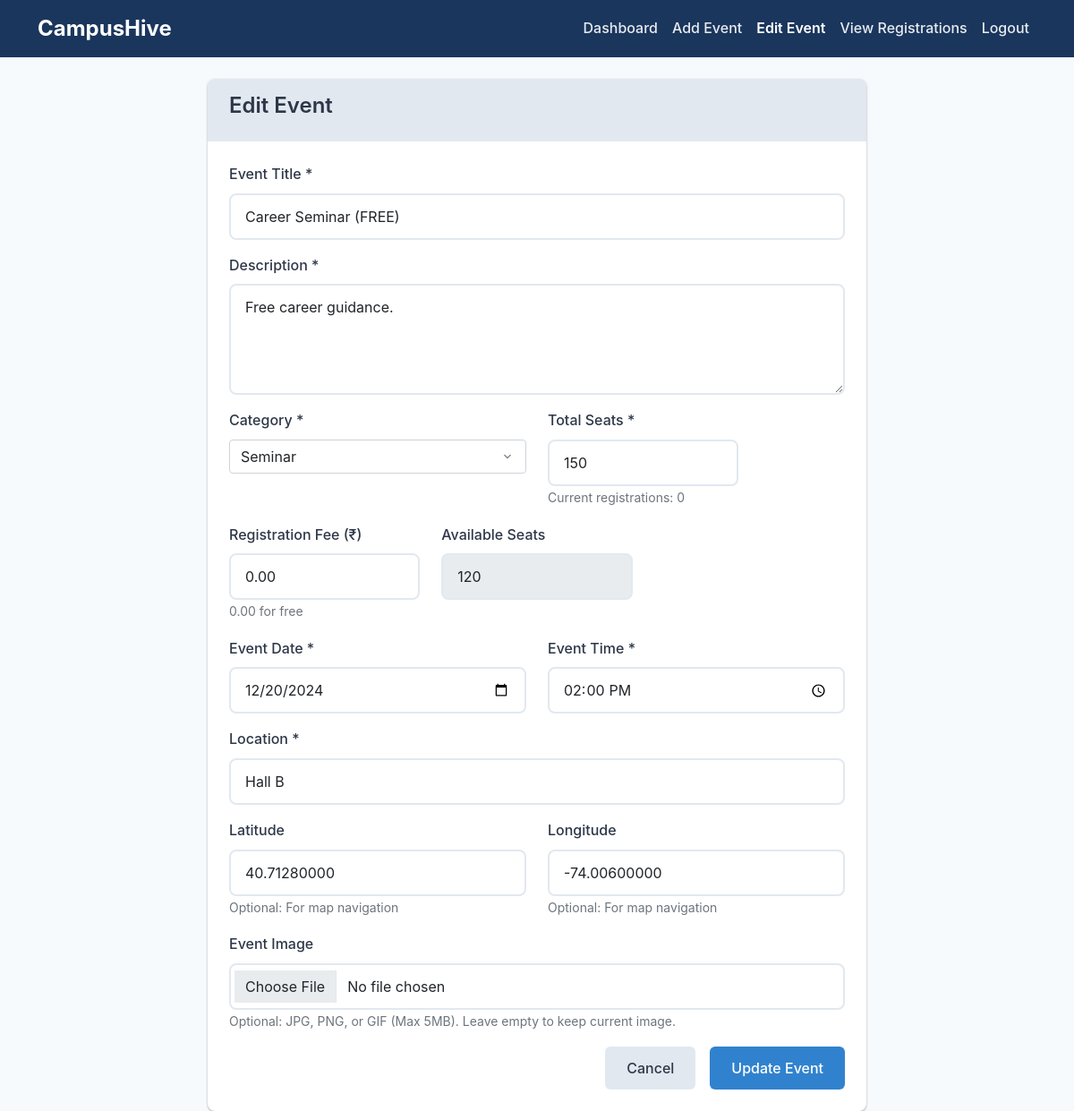
/edit_event.php?id=2 (signed in), run on the app's committed database.
### tables this page shows
CREATE TABLE events (
    event_id INT PRIMARY KEY AUTO_INCREMENT,
    college_id INT NOT NULL,
    title VARCHAR(200) NOT NULL,
    description TEXT,
    category VARCHAR(50),
    event_date DATE NOT NULL,
    event_time TIME NOT NULL,
    location VARCHAR(200),
    latitude DECIMAL(10, 8),
    longitude DECIMAL(11, 8),
    total_seats INT NOT NULL,
    available_seats INT NOT NULL,
    image VARCHAR(255),
    registration_fee DECIMAL(10,2) DEFAULT 0.00,
    status ENUM('upcoming', 'ongoing', 'expired', 'draft') DEFAULT 'upcoming',
    is_draft TINYINT(1) DEFAULT 0,
    created_at TIMESTAMP DEFAULT CURRENT_TIMESTAMP,
    FOREIGN KEY (college_id) REFERENCES colleges(college_id) ON DELETE CASCADE
);

### edit_event.php (the view, shortened to what this page needs)
<?php
$event_id = isset($_GET['id']) ? (int)$_GET['id'] : 0;
$db = new Database();
$conn = $db->getConnection();
$stmt = $conn->prepare("SELECT * FROM events WHERE event_id = ? AND college_id = ?");
$stmt->execute([$event_id, $_SESSION['user_id']]);
$event = $stmt->fetch();
?>
<!DOCTYPE html>
<html lang="en">
<head>
    <link href="https://cdn.jsdelivr.net/npm/bootstrap@5.1.3/dist/css/bootstrap.min.css" rel="stylesheet">
    <link rel="stylesheet" href="../assets/css/style.css">
</head>
<body>
    <nav class="navbar navbar-expand-lg navbar-dark bg-primary">
        <div class="container">
            <a class="navbar-brand" href="../index.php">CampusHive</a>
            <div class="collapse navbar-collapse" id="navbarNav">
                <ul class="navbar-nav ms-auto">
                    <li class="nav-item">
                        <a class="nav-link" href="dashboard.php">Dashboard</a>
                    </li>
                    <li class="nav-item">
                        <a class="nav-link" href="add_event.php">Add Event</a>
                    </li>
                    <li class="nav-item">
                        <a class="nav-link active" href="edit_event.php?id=<?php echo $event_id; ?>">Edit Event</a>
                    </li>
                    <li class="nav-item">
                        <a class="nav-link" href="view_registrations.php">View Registrations</a>
                    </li>
                    <li class="nav-item">
                        <a class="nav-link" href="../auth/logout.php">Logout</a>
                    </li>
                </ul>
            </div>
        </div>
    </nav>
    <div class="container mt-4">
        <div class="row">
            <div class="col-md-8 mx-auto">
                <div class="card">
                    <div class="card-header">
                        <h3>Edit Event</h3>
                    </div>
                    <div class="card-body">
                        <form method="POST" enctype="multipart/form-data">
                            <div class="mb-3">
                                <label for="title" class="form-label">Event Title *</label>
                                <input type="text" class="form-control" id="title" name="title" value="<?php echo htmlspecialchars($event['title']); ?>" required>
                            </div>
                            <div class="mb-3">
                                <label for="description" class="form-label">Description *</label>
                                <textarea class="form-control" id="description" name="description" rows="4" required><?php echo htmlspecialchars($event['description']); ?></textarea>
                            </div>
                            <div class="row">
                                <div class="col-md-6 mb-3">
                                    <label for="category" class="form-label">Category *</label>
                                    <select class="form-select" id="category" name="category" required>
                                        <option value="Seminar" <?php echo $event['category'] == 'Seminar' ? 'selected' : ''; ?>>Seminar</option>
                                    </select>
                                </div>
                                <div class="col-md-4 mb-3">
                                    <label for="total_seats" class="form-label">Total Seats *</label>
                                    <input type="number" class="form-control" id="total_seats" name="total_seats" min="1" value="<?php echo $event['total_seats']; ?>" required>
                                    <small class="form-text text-muted">Current registrations: <?php
                                        $stmt = $conn->prepare("SELECT COUNT(*) as count FROM registrations WHERE event_id = ?");
                                        $stmt->execute([$event_id]);
                                        echo $stmt->fetch()['count'];
                                    ?></small>
                                </div>
                                <div class="col-md-4 mb-3">
                                    <label for="registration_fee" class="form-label">Registration Fee (₹)</label>
                                    <input type="number" step="0.01" class="form-control" id="registration_fee" name="registration_fee" min="0" value="<?php echo $event['registration_fee']; ?>" placeholder="0.00">
                                    <small class="form-text text-muted">0.00 for free</small>
                                </div>
                                <div class="col-md-4 mb-3">
                                    <label class="form-label">Available Seats</label>
                                    <input type="number" class="form-control" value="<?php echo $event['available_seats']; ?>" readonly>
                                </div>
                            </div>
                            <div class="row">
                                <div class="col-md-6 mb-3">
                                    <label for="event_date" class="form-label">Event Date *</label>
                                    <input type="date" class="form-control" id="event_date" name="event_date" value="<?php echo $event['event_date']; ?>" required>
                                </div>
                                <div class="col-md-6 mb-3">
                                    <label for="event_time" class="form-label">Event Time *</label>
                                    <input type="time" class="form-control" id="event_time" name="event_time" value="<?php echo $event['event_time']; ?>" required>
                                </div>
                            </div>
                            <div class="mb-3">
                                <label for="location" class="form-label">Location *</label>
                                <input type="text" class="form-control" id="location" name="location" value="<?php echo htmlspecialchars($event['location']); ?>" placeholder="e.g., Auditorium A, Main Building" required>
                            </div>
                            <div class="row">
                                <div class="col-md-6 mb-3">
                                    <label for="latitude" class="form-label">Latitude</label>
                                    <input type="text" class="form-control" id="latitude" name="latitude" value="<?php echo htmlspecialchars($event['latitude'] ?? ''); ?>" placeholder="e.g., 40.7128">
                                    <small class="form-text text-muted">Optional: For map navigation</small>
                                </div>
                                <div class="col-md-6 mb-3">
                                    <label for="longitude" class="form-label">Longitude</label>
                                    <input type="text" class="form-control" id="longitude" name="longitude" value="<?php echo htmlspecialchars($event['longitude'] ?? ''); ?>" placeholder="e.g., -74.0060">
                                    <small class="form-text text-muted">Optional: For map navigation</small>
                                </div>
                            </div>
                            <div class="mb-3">
                                <label for="image" class="form-label">Event Image</label>
                                <input type="file" class="form-control" id="image" name="image" accept="image/*">
                                <small class="form-text text-muted">Optional: JPG, PNG, or GIF (Max 5MB). Leave empty to keep current image.</small>
                            </div>
                            <div class="d-grid gap-2 d-md-flex justify-content-md-end">
                                <a href="dashboard.php" class="btn btn-secondary me-md-2">Cancel</a>
                                <button type="submit" class="btn btn-primary">Update Event</button>
                            </div>
                        </form>
                    </div>
                </div>
            </div>
        </div>
    </div>
</body>
</html>

### style.css (style rules this page uses)
:root { --primary-color: #1a365d; --secondary-color: #e2e8f0; --accent-color: #3182ce; --success-color: #22c55e; --warning-color: #d69e2e; --danger-color: #e53e3e; --light-bg: #f7fafc; --dark-text: #2d3748; --light-text: #718096; --border-radius: 8px; --shadow-sm: 0 1px 3px rgba(0, 0, 0, 0.12), 0 1px 2px rgba(0, 0, 0, 0.24); --shadow-md: 0 4px 6px rgba(0, 0, 0, 0.07), 0 1px 3px rgba(0, 0, 0, 0.1); --shadow-lg: 0 10px 15px rgba(0, 0, 0, 0.1), 0 4px 6px rgba(0, 0, 0, 0.05); --transition: all 0.3s cubic-bezier(0.4, 0, 0.2, 1); }
* { box-sizing: border-box; }
body { font-family: 'Inter', 'Segoe UI', Tahoma, Geneva, Verdana, sans-serif; line-height: 1.6; color: var(--dark-text); background-color: var(--light-bg); margin: 0; padding: 0; }
h1, h2, h3, h4, h5, h6 { font-weight: 600; line-height: 1.2; margin-bottom: 0.5rem; }
h3 { font-size: 1.5rem; }
.navbar-brand { font-weight: 700; font-size: 1.5rem; }
.navbar-dark .navbar-brand, .navbar-dark .navbar-brand *, .navbar-dark .navbar-brand .text-primary, .navbar-dark .navbar-brand .text-accent { color: white !important; }
.navbar-nav .nav-link { font-weight: 500; transition: var(--transition); padding: 0.5rem 1rem; }
.navbar-dark .navbar-nav .nav-link { color: rgba(255, 255, 255, 0.9) !important; }
.navbar-dark .navbar-nav .nav-link.active { color: white !important; font-weight: 600; }
.card { border: none; border-radius: var(--border-radius); box-shadow: var(--shadow-sm); transition: var(--transition); background: white; overflow: hidden; }
.card-header { background: var(--secondary-color); border-bottom: 1px solid #e2e8f0; padding: 1rem 1.5rem; font-weight: 600; }
.card-body { padding: 1.5rem; color: var(--dark-text) !important; }
.btn { border-radius: 6px; font-weight: 500; padding: 0.75rem 1.5rem; transition: var(--transition); border: none; cursor: pointer; text-decoration: none; display: inline-block; text-align: center; }
.btn-primary { background-color: var(--accent-color); color: white; }
.btn-secondary { background-color: var(--secondary-color); color: var(--dark-text); }
.form-control { border: 2px solid var(--secondary-color); border-radius: var(--border-radius); padding: 0.75rem 1rem; font-size: 1rem; transition: var(--transition); background: white; }
.form-label { font-weight: 500; color: var(--dark-text); margin-bottom: 0.5rem; }
.form-select { background-position: right 0.75rem center; background-repeat: no-repeat; background-size: 1rem; }
.bg-primary { background-color: var(--primary-color) !important; }

### data on the page
events: title "Career Seminar (FREE)", description "Free career guidance.", category "Seminar", total_seats "150", registration_fee "0.00", available_seats "120", event_date "12/20/2024", event_time "14:00:00", location "Hall B", latitude "40.71280000", longitude "-74.00600000"

### other printed values
$stmt->fetch()['count'] "0"
